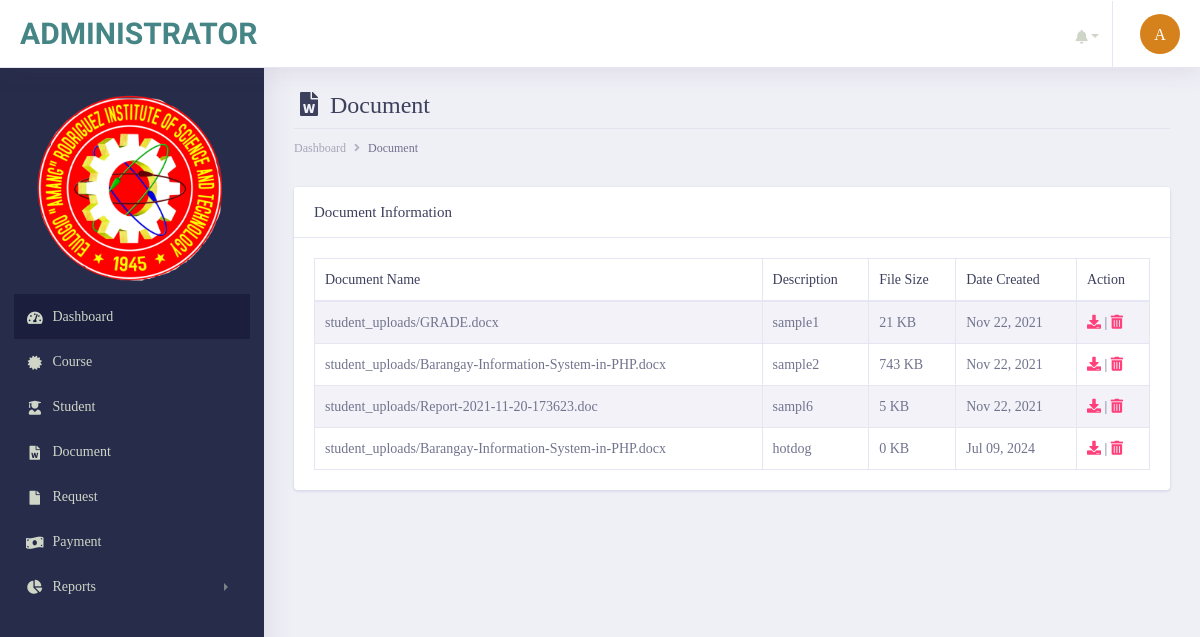
The app's page /admin/documents/document.php (signed in), older data.
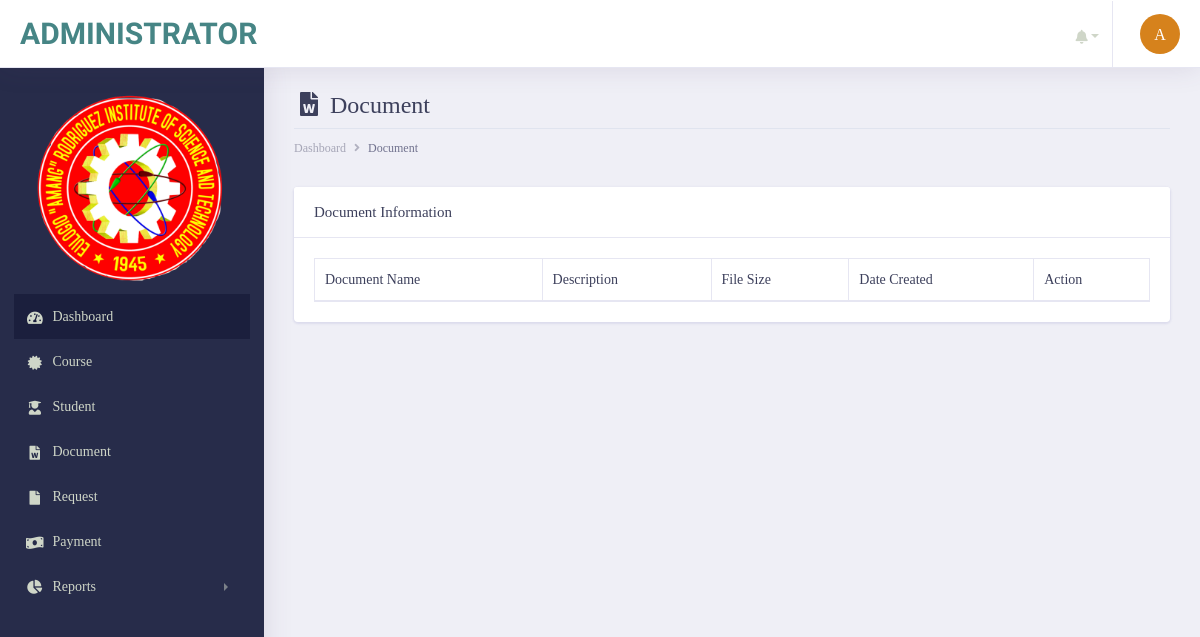
The same page, newer data.
### tables this page shows
CREATE TABLE `tbl_document` (
  `document_id` int(11) NOT NULL,
  `document_name` varchar(255) NOT NULL,
  `document_decription` varchar(255) NOT NULL,
  `image_size` text NOT NULL,
  `student_id` int(11) NOT NULL,
  `date_created` datetime NOT NULL DEFAULT current_timestamp()
);

### admin/init/model/class_model.php (called while the page is built, shortened)
<?php
	class class_model{
		public $host = db_host;
		public $user = db_user;
		public $pass = db_pass;
		public $dbname = db_name;
		public $conn;
		private function connect(){
			$this->conn = new mysqli($this->host, $this->user, $this->pass, $this->dbname);
		}
	    public function fetchAll_document(){
            $sql = "SELECT * FROM  tbl_document";
				$stmt = $this->conn->prepare($sql);
				$stmt->execute();
				$result = $stmt->get_result();
		        $data = array();
		         while ($row = $result->fetch_assoc()) {
		                   $data[] = $row;
		            }
		         return $data;
		  }
	}
?>

### admin/documents/document.php (the view, shortened to what this page needs)
       <?php include('main_header/header.php');?>
         <?php include('left_sidebar/sidebar.php');?>
        <div class="dashboard-wrapper">
            <div class="container-fluid  dashboard-content">
                <div class="row">
                    <div class="col-xl-12 col-lg-12 col-md-12 col-sm-12 col-12">
                        <div class="page-header">
                             <h2 class="pageheader-title"><i class="fa fa-fw fa-file-word"></i> Document </h2>
                            <div class="page-breadcrumb">
                                <nav aria-label="breadcrumb">
                                    <ol class="breadcrumb">
                                        <li class="breadcrumb-item"><a href="#" class="breadcrumb-link">Dashboard</a></li>
                                        <li class="breadcrumb-item active" aria-current="page">Document</li>
                                    </ol>
                                </nav>
                            </div>
                        </div>
                    </div>
                </div>
                    <div class="row">
                        <div class="col-xl-12 col-lg-12 col-md-12 col-sm-12 col-12">
                            <div class="card">
                                <h5 class="card-header">Document  Information</h5>
                                <div class="card-body">
                                    <div class="table-responsive">
                                        <table class="table table-striped table-bordered first">
                                            <thead>
                                                <tr>
                                                    <th scope="col">Document Name</th>
                                                    <th scope="col">Description</th>
                                                    <th scope="col">File Size</th>
                                                    <th scope="col">Date Created</th>
                                                    <th scope="col">Action</th>
                                                </tr>
                                            </thead>
                                            <tbody>
                                            <?php
                                                $conn = new class_model();
                                                $docu = $conn->fetchAll_document();
                                               ?>
                                               <?php foreach ($docu as $row) { ?>
                                                <tr>
                                                    <td><?= $row['document_name']; ?></td>
                                                    <td><?= $row['document_decription']; ?></td>
                                                    <td><?php echo floor($row['image_size']/ 1000) . ' KB'; ?></td>
                                                    <td><?= date("M d, Y",strtotime($row['date_created'])); ?></td>
                                                    <td class="align-right">
                                                          <a href="../init/controllers/download.php?docname=<?php echo $row['document_name']?>" class="text-secondary font-weight-bold text-xs">
                                                          <i class="fa fa-download"></i>
                                                        </a> |
                                                        <a href="javascript:;" data-id="<?= $row['document_id']; ?>" class="text-secondary font-weight-bold text-xs delete" data-toggle="tooltip" data-original-title="Edit user">
                                                          <i class="fa fa-trash-alt"></i>
                                                        </a>
                                                      </td>
                                                </tr>
                                             <?php }?>
                                            </tbody>
                                        </table>
                                    </div>
                                </div>
                            </div>
                        </div>
                    </div>
            </div>
        </div>
    </div>
</body>
</html>

Row changes from the older to the newer data that the page shows:
removed tbl_document: document_name "student_uploads/GRADE.docx", document_decription "sample1", floor($row['image_size']/1000) "21", date_created "Nov 22, 2021"
removed tbl_document: document_name "student_uploads/Barangay-Information-System-in-PHP.docx", document_decription "sample2", floor($row['image_size']/1000) "743", date_created "Nov 22, 2021"
removed tbl_document: document_name "student_uploads/Report-2021-11-20-173623.doc", document_decription "sampl6", floor($row['image_size']/1000) "5", date_created "Nov 22, 2021"
removed tbl_document: document_name "student_uploads/Barangay-Information-System-in-PHP.docx", document_decription "hotdog", floor($row['image_size']/1000) "0", date_created "Jul 09, 2024"
